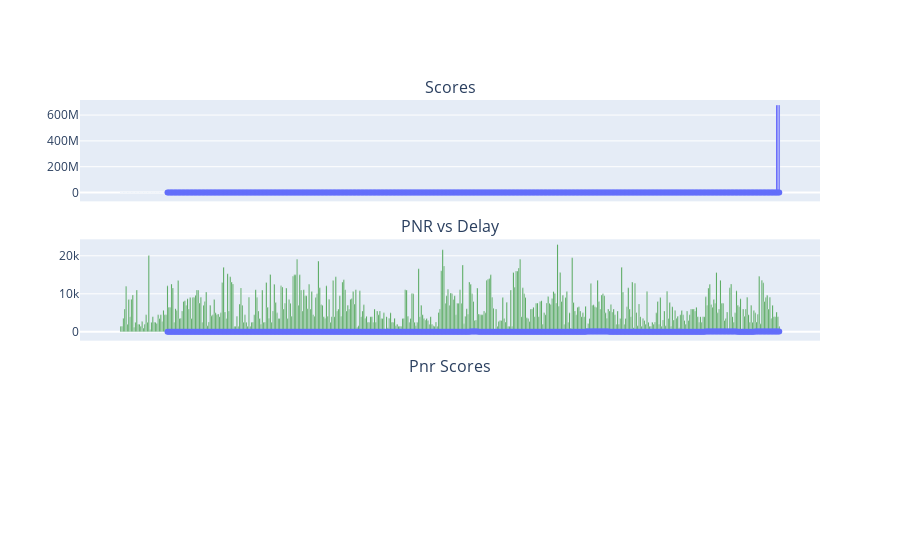

The notebook cell saved with this chart:
### Code cell
#Pnr vs delay
# Create a scatter plot for PNR vs delay
df.sort_values(by=['allocated_flights_score'], inplace=True)
df['canclled_flight_arrival'] = pd.to_datetime(df['canclled_flight_arrival'])
df['allocated_flights_arrival'] = pd.to_datetime(df['allocated_flights_arrival'])

# Calculate the delay
df['delay'] = (df['allocated_flights_arrival'] - df['canclled_flight_arrival']).dt.total_seconds() / 3600

# Create a scatter plot for PNR vs delay
fig = make_subplots(rows=3, cols=1, shared_xaxes=True, vertical_spacing=0.1, subplot_titles=["Scores", "PNR vs Delay", "Pnr Scores"])

# Plot PNR Scores
fig.add_trace(
    px.bar(df, x="pnr", y="allocated_flights_score").update_traces(marker_color='blue').data[0],
    row=1, col=1
)

# Plot PNR vs Delay
fig.add_trace(
    px.scatter(df, x='pnr', y='delay').data[0],
    row=1, col=1
)

fig.add_trace(
    px.scatter(df, x='pnr', y='delay').data[0],
    row=2, col=1
)

fig.add_trace(
    px.bar(df, x="pnr", y="pnr_score").update_traces(marker_color='green').data[0],
    row=2, col=1
)

# Calculate and print the mean delay
mean_delay = df['delay'].mean()
print(f'Mean Delay: {mean_delay} hours, std_dev: {df["delay"].std()}')

# Show the plot
fig.show()

### Figure 1 — Plotly figure (JSON) as saved in the notebook; plotly's stock layout.template omitted (floating-point values rounded to 4 significant figures; data arrays with more than 128 entries replaced by an {"elided": "..."} marker saying what was removed)
{"data": [{"alignmentgroup": "True", "hovertemplate": "pnr=%{x}<br>allocated_flights_score=%{y}<extra></extra>", "legendgroup": "", "marker": {"color": "blue", "pattern": {"shape": ""}}, "name": "", "offsetgroup": "", "orientation": "v", "showlegend": false, "textposition": "auto", "type": "bar", "x": {"elided": "494 str values"}, "xaxis": "x", "y": {"elided": "494 float values"}, "yaxis": "y"}, {"hovertemplate": "pnr=%{x}<br>delay=%{y}<extra></extra>", "legendgroup": "", "marker": {"color": "#636efa", "symbol": "circle"}, "mode": "markers", "name": "", "orientation": "v", "showlegend": false, "type": "scatter", "x": {"elided": "494 str values"}, "xaxis": "x", "y": {"elided": "494 float values"}, "yaxis": "y"}, {"hovertemplate": "pnr=%{x}<br>delay=%{y}<extra></extra>", "legendgroup": "", "marker": {"color": "#636efa", "symbol": "circle"}, "mode": "markers", "name": "", "orientation": "v", "showlegend": false, "type": "scatter", "x": {"elided": "494 str values"}, "xaxis": "x2", "y": {"elided": "494 float values"}, "yaxis": "y2"}, {"alignmentgroup": "True", "hovertemplate": "pnr=%{x}<br>pnr_score=%{y}<extra></extra>", "legendgroup": "", "marker": {"color": "green", "pattern": {"shape": ""}}, "name": "", "offsetgroup": "", "orientation": "v", "showlegend": false, "textposition": "auto", "type": "bar", "x": {"elided": "494 str values"}, "xaxis": "x2", "y": {"elided": "494 int values"}, "yaxis": "y2"}], "layout": {"annotations": [{"font": {"size": 16}, "showarrow": false, "text": "Scores", "x": 0.5, "xanchor": "center", "xref": "paper", "y": 1, "yanchor": "bottom", "yref": "paper"}, {"font": {"size": 16}, "showarrow": false, "text": "PNR vs Delay", "x": 0.5, "xanchor": "center", "xref": "paper", "y": 0.6333, "yanchor": "bottom", "yref": "paper"}, {"font": {"size": 16}, "showarrow": false, "text": "Pnr Scores", "x": 0.5, "xanchor": "center", "xref": "paper", "y": 0.2667, "yanchor": "bottom", "yref": "paper"}], "xaxis": {"anchor": "y", "domain": [0, 1], "matches": "x3", "showticklabels": false}, "xaxis2": {"anchor": "y2", "domain": [0, 1], "matches": "x3", "showticklabels": false}, "xaxis3": {"anchor": "y3", "domain": [0, 1]}, "yaxis": {"anchor": "x", "domain": [0.7333, 1]}, "yaxis2": {"anchor": "x2", "domain": [0.3667, 0.6333]}, "yaxis3": {"anchor": "x3", "domain": [0, 0.2667]}}}
